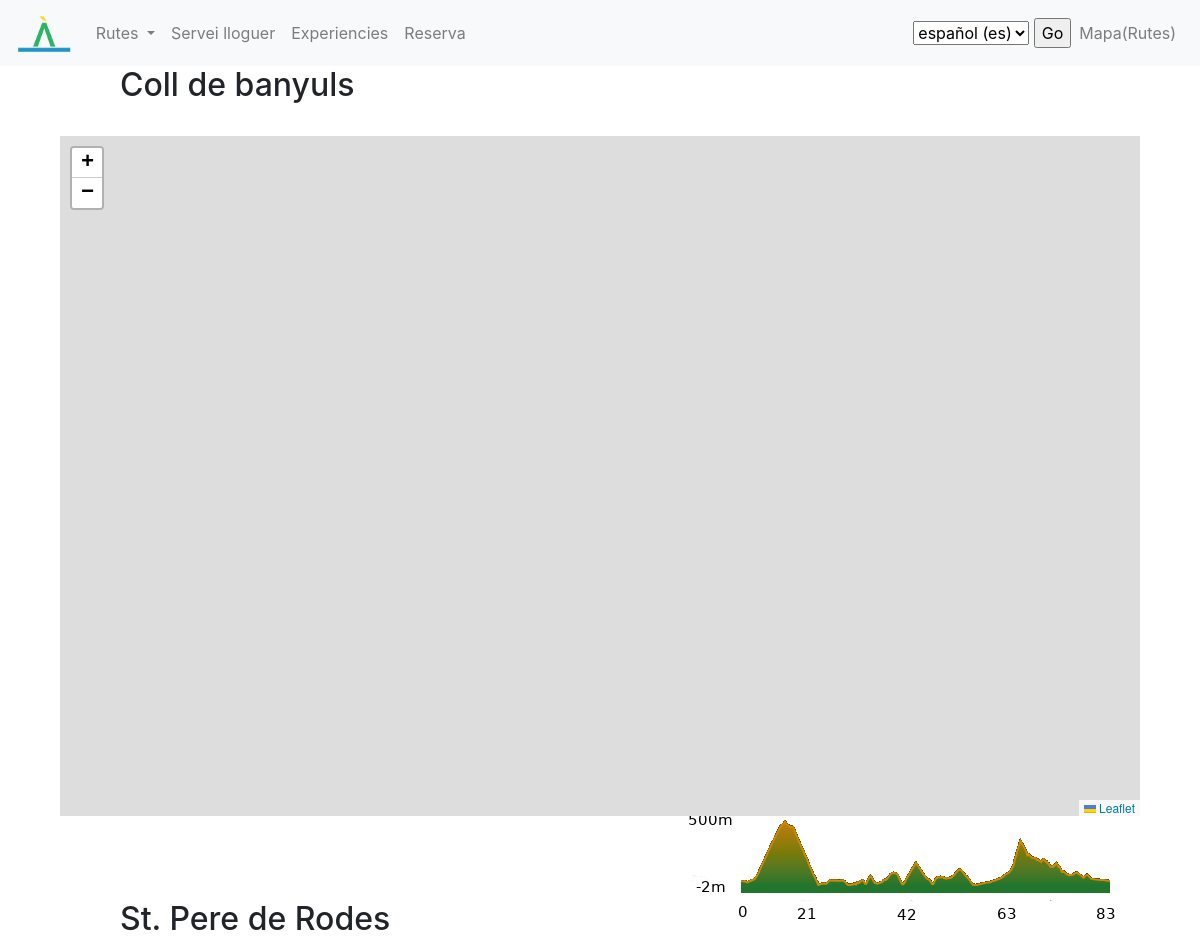
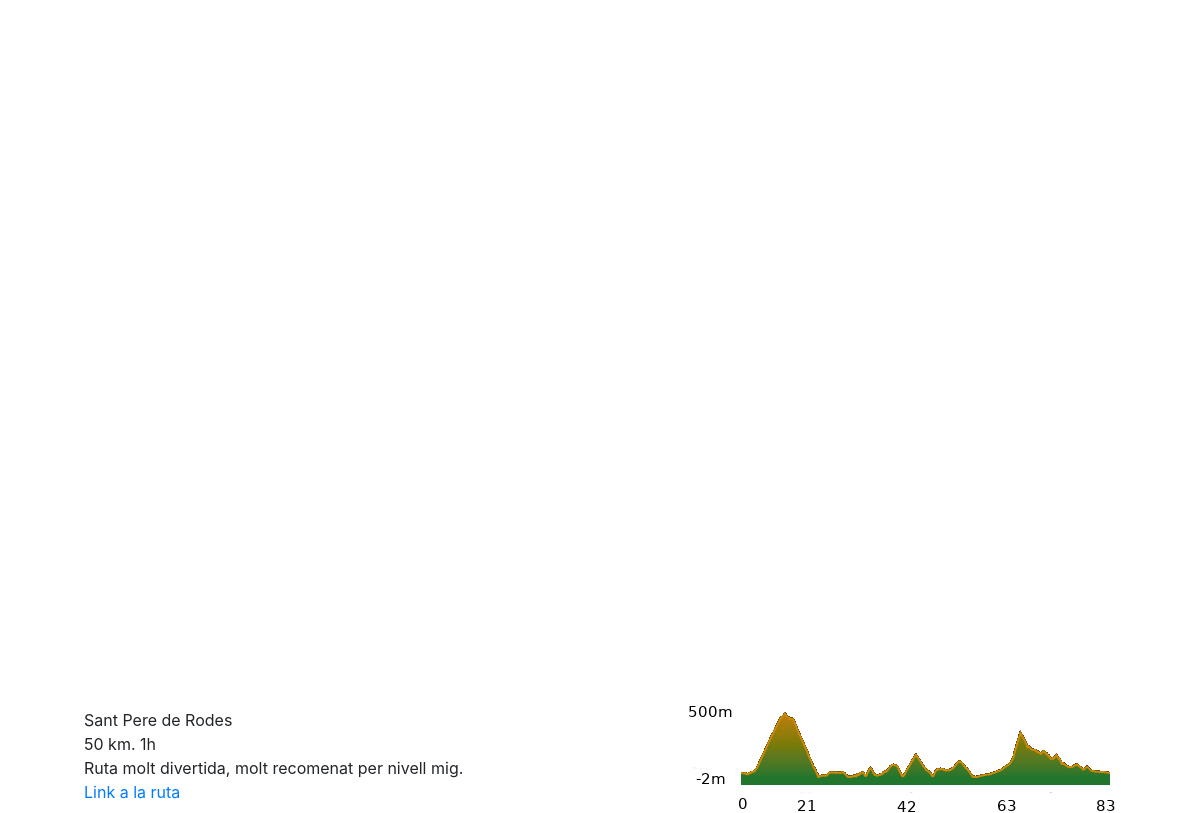
The app's page /campingbike/endurance with its own data (2 pictures, top to bottom).
### campingbike/models.py (models this page shows, shortened)
class Ruta(models.Model):
    TIPUS = (
        ('F', 'Familiar'),
        ('P', 'Parelles'),
        ('E', 'Endurance'),
    )
    nom = models.CharField(max_length=30)
    tipus = models.CharField(max_length=1,choices=TIPUS,null=True,blank=True)
    temps = models.CharField(max_length=10)
    km = models.IntegerField()
    link = models.CharField(max_length=200)
    imatge = models.CharField(max_length=200)
    opinio = models.CharField(max_length=300)

### campingbike/views.py (the view)
def endurance(request):
    rutes = Ruta.objects.filter(tipus='E')
    return render(request,'campingbike/endurance.html',{'Rutes':rutes})

### campingbike/templates/campingbike/endurance.html (shortened to what this page needs)
{% extends 'campingbike/base.html' %}
{% load static %}
{% block head %}
    <link rel="stylesheet" href="https://cdn.jsdelivr.net/npm/leaflet@1.4.0/dist/leaflet.css"/>
    <link rel="stylesheet" href="https://maxcdn.bootstrapcdn.com/font-awesome/4.6.3/css/font-awesome.min.css"/>
    <link rel="stylesheet" href="https://cdnjs.cloudflare.com/ajax/libs/Leaflet.awesome-markers/2.0.2/leaflet.awesome-markers.css"/>
    <link rel="stylesheet" href="https://rawcdn.githack.com/python-visualization/folium/master/folium/templates/leaflet.awesome.rotate.css"/>
    <link rel="stylesheet" href="{% static 'campingbike/css/endurance.css' %}">
{% endblock %}
{% block content %}
    <h2>Coll de banyuls</h2>
    <div id="mapContainer" ></div>
    <img id="altimetria"class="float-right" src="{% static 'campingbike/Rutaverda.png' %}">
    <h2 id="h">St. Pere de Rodes</h2>
    <div id="mapContainer2" ></div>
    <img id="altimetria2"class="float-right" src="{% static 'campingbike/Rutaverda.png' %}"><br>
    <div class="comentaris">
    {% for ruta in Rutes %}
        {{ruta.nom}}<br>
        {{ruta.km}} km. {{ruta.temps}}<br>
        {{ruta.opinio}}<br>
        <a href="{{ruta.link}}">Link a la ruta</a>
    {% endfor %}
    </div>
{% endblock %}

### campingbike/static/campingbike/css/endurance.css (style rules this page uses)
#mapContainer { position: relative; width: 90.0%; height: 85.0%; left: 0.0%; top: 3.0%; margin: auto; }
#mapContainer2 { position: relative; width: 90.0%; height: 85.0%; left: 0.0%; top: 3.0%; margin: auto; }
#altimetria { margin-right: 7.0%; }
#altimetria2 { margin-right: 7.0%; }
.comentaris { margin-left: 7%; }
h2 { margin-left: 10%; }
#h { margin-top: 9%; }
html, body { width: 100%; height: 100%; margin: 0; padding: 0; }

### records on screen
Ruta: nom "Sant Pere de Rodes", km "50", temps "1h", opinio "Ruta molt divertida, molt recomenat per nivell mig."

### other values on screen
form field language "español (es)"
